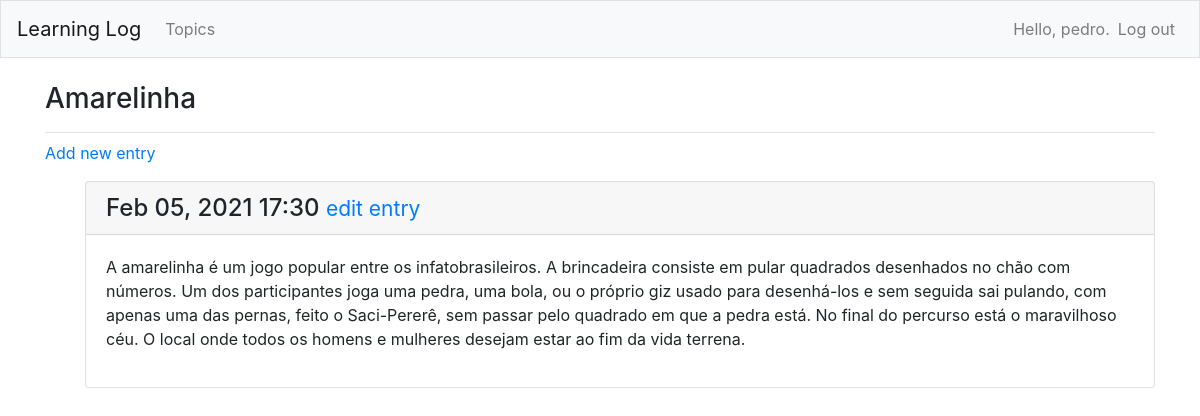
Page /topics/4/ (signed in) on the committed database.
### learning_logs/models.py (models this page shows, shortened)
class Topic(models.Model):
    text = models.CharField(max_length=200)
    date_added = models.DateTimeField(auto_now_add=True)
    owner = models.ForeignKey(User, on_delete=models.CASCADE)
    def __str__(self):
        return self.text

class Entry(models.Model):
    topic = models.ForeignKey(Topic, on_delete=models.CASCADE)
    text = models.TextField()
    date_added = models.DateTimeField(auto_now_add=True)
    class Meta:
        verbose_name_plural = 'entries'

### learning_logs/views.py (the view)
# urls.py: path('topics/<int:topic_id>/', views.topic, name='topic'),
@login_required
def topic(request, topic_id):
    topic = Topic.objects.get(id=topic_id)
    if topic.owner != request.user:
        raise Http404
    entries = topic.entry_set.order_by('-date_added')
    context = {'topic': topic, 'entries': entries}
    return render(request, 'learning_logs/topic.html', context)

### learning_logs/templates/learning_logs/topic.html
{% extends 'learning_logs/base.html' %}
{% block page_header %}
  <h3>{{ topic }}</h3>
{% endblock page_header %}
{% block content %}
  <p>
    <a href="{% url 'learning_logs:new_entry' topic.id %}">Add new entry</a>
  </p>
  <ul>
  {% for entry in entries %}
    <div class="card mb-3">
      <h4 class="card-header">
        {{ entry.date_added|date:'M d, Y H:i' }}
        <small><a href="{% url 'learning_logs:edit_entry' entry.id %}">
            edit entry</a></small>
      </h4>
      <div class="card-body">
        {{ entry.text|linebreaks }}
      </div>
    </div>
  {% empty %}
    <p>There are no entries for this topic yet.</p>
  {% endfor %}
{% endblock content %}

### learning_logs/templates/learning_logs/base.html (shortened to what this page needs)
{% load bootstrap4 %}
<!DOCTYPE html>
<html lang = "en">
<head>
  {% bootstrap_css %}
</head>
<body>
  <nav class="navbar navbar-expand-md navbar-light bg-light mb-4 border">
	  <a class="navbar-brand" href="{% url 'learning_logs:index'%}">
	      Learning Log
	  </a>
	<div class="collapse navbar-collapse" id="navbarCollapse">
	  <ul class="navbar-nav mr-auto">
	    <li class="nav-item">
	      <a class="nav-link" href="{% url 'learning_logs:topics' %}">
	      	  Topics</a></li>
	  </ul>
	  <ul class="navbar-nav ml-auto">
	  	{% if user.is_authenticated %}
	  	  <li class="nav-item">
	  	  	<span class="navbar-text">Hello, {{ user.username }}.</span>
	  	  </li>
	  	  <li class="nav-item">
	  	  	<a class="nav-link" href="{% url 'users:logout' %}">Log out</a>
	  	  </li>
	  	{% else %}
	  	  <li class="nav-item">
	  	  	<a class="nav-link" href="{% url 'users:register' %}">Register</a>
	  	  </li>
	  	  <li class="nav-item">
	  	  	<a class="nav-link" href="{% url 'users:login' %}">Log in</a></li>
	  	{% endif %}
	  </ul>
	</div>
  </nav>
  <main role="main" class="container">
  	<div class="pb-2 mb-2 border-bottom">
      {% block page_header %}{% endblock page_header %}
  	</div>
  	<div>
  	  {% block content %}{% endblock content %}
  	</div>
  </main>
</body>
</html>

### rows in the picture
Topic: text "Amarelinha"
Entry: date_added "Feb 05, 2021 17:30", text "A amarelinha é um jogo popular entre os infatobrasileiros. A brincadeira consiste em pular quadrados desenhados no chão com números. Um dos participantes joga uma pedra, uma bola, ou o próprio giz usado para desenhá-los e sem seguida sai pulando, com apenas uma das pernas, feito o Saci-Pererê, sem passar pelo quadrado em que a pedra está. No final do percurso está o maravilhoso céu. O local onde todos os homens e mulheres desejam estar ao fim da vida terrena."

### other values in the picture
{{ user.username }} "pedro"
